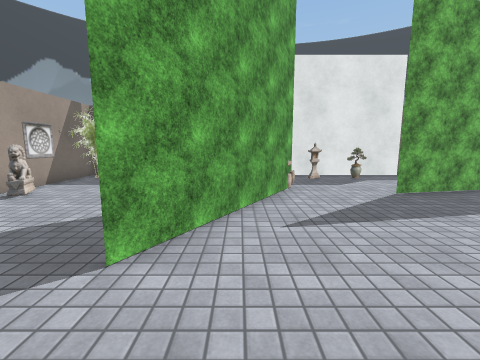
View 1 (above)

12 first-person views from a walk through a scene from a Unity 3-D project. The camera is 1.4 m above the floor, tilts 8° down and sees 90° across. The floor is counted in squares, 1 m on a side. Each view is taken from the middle of a square. On the plan, view 1 faces up. The plan holds only what a view shows up to about 13 squares ahead; the rest is blank. The place goes on beyond the plan. The player is left out. Some animated figures are not drawn. Some surface patterns are stand-ins.

View 2
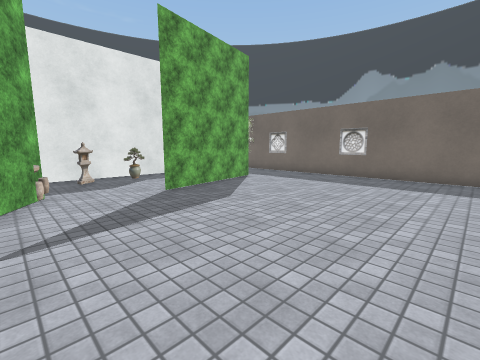

View 3
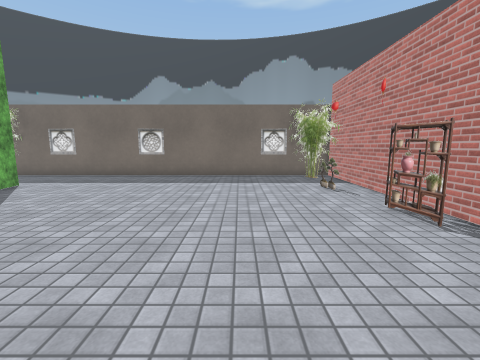

View 4
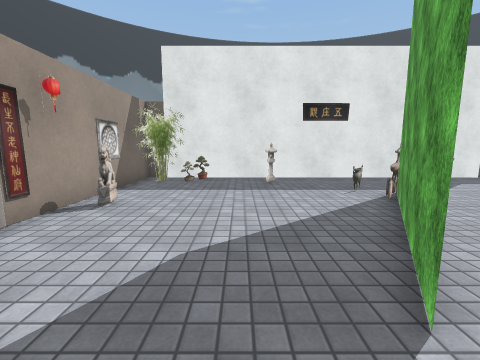

View 5
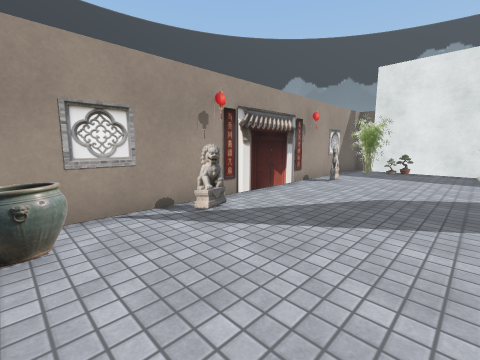

View 6
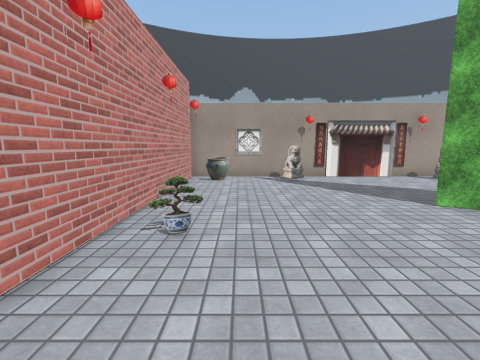

View 7
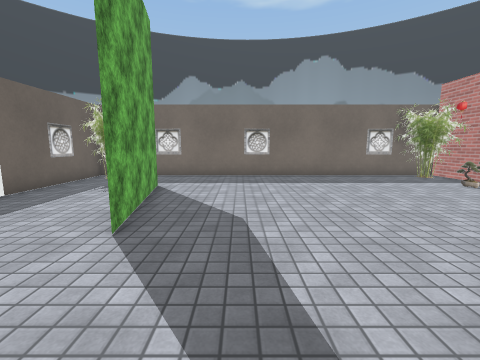

View 8
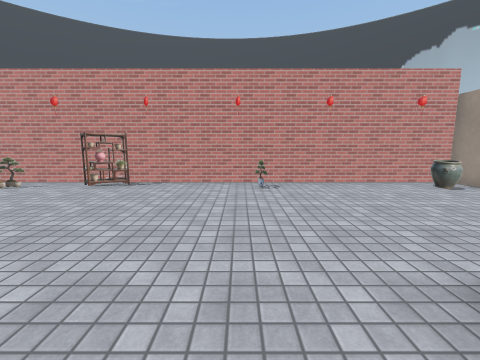

View 9
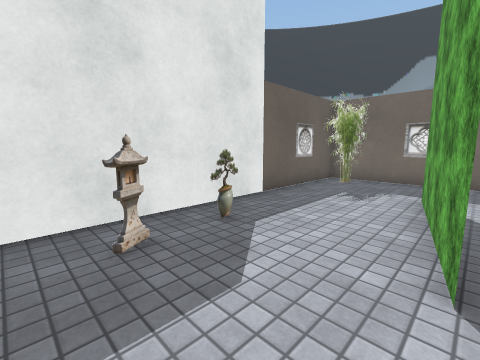

View 10
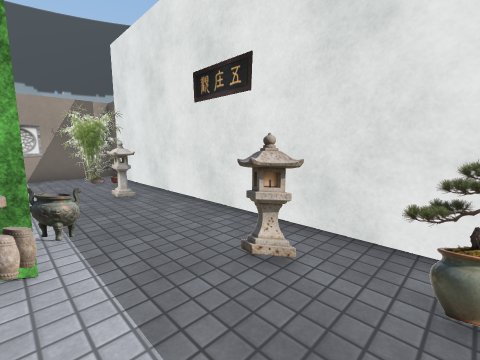

View 11
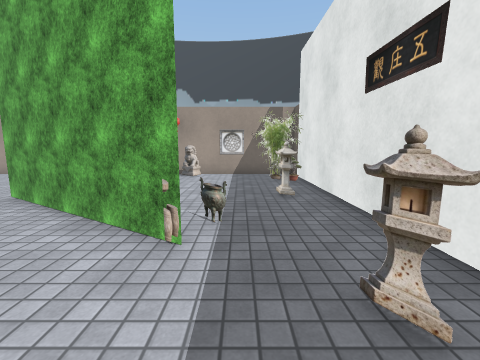

View 12
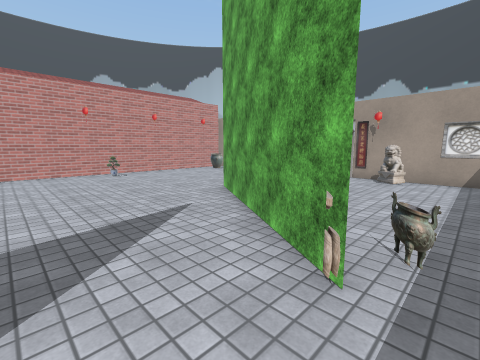

### Floor plan
Points are (right, up) in squares from view 1. A wall is a line through its corners. A room is listed if a view was taken in it or the views show most of it. See-through windows are left out.
Room 1 (views 1, 2, 3, 4, 5, 6, 7, 8, 9, 10, 11, 12)
walls: (1.8, 8.3) (-1.6, 2.6) (1.8, 8.2); (3.6, 10.5) (2.8, 10.1); (5.7, 10.7) (4.5, 10.3); (4.9, -3.4) (6.5, -3.4); (9.7, 8) (4.6, 7) (9.5, 8); (-1.5, 10.6) (-2.1, 10); (-6.2, 7.1) (-6.2, 6.2); (-6.2, 0.8) (-6.2, -0.1); (10.6, -4) (12.5, -2.3); (-5.4, 11.6) (-6.8, 9.7); (12.5, 10.3) (10.3, 11); (12.5, 11.7) (-7.1, 11.7) (-7.1, -4.2) (12.5, -4.2) (12.5, 11.7)
low walls: (1.9, 8.2) (0.7, 7); (1.1, 8.9) (0.3, 8.2); (0.1, -2.6) (0.5, -3.4); (8.2, -3) (9.5, -2.8); (-4.3, 11.5) (-5.3, 10.1); (-5.8, -2.9) (-5.7, -3.4)

Where each view was taken, in squares from view 1:
view 1: 0 up, 0 right, facing up
view 2: 0 up, 1 right, facing up-right
view 3: 0 up, 1 right, facing right
view 4: 1 up, 3 left, facing up
view 5: 3 down, 2 left, facing up-left
view 6: 2 down, 4 right, facing left
view 7: 5 up, 1 right, facing right
view 8: 5 up, 1 right, facing down
view 9: 7 up, 2 right, facing up-right
view 10: 8 up, 5 right, facing up-left
view 11: 9 up, 5 right, facing left
view 12: 9 up, 4 right, facing down-left
